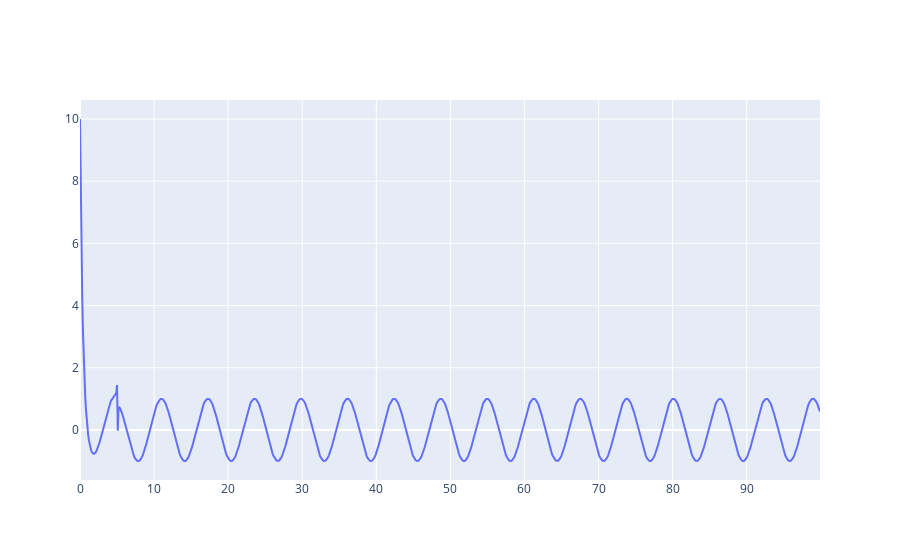

The cell this chart's notebook holds for it:
### Markdown cell above
### synchronization - order parameter

### Code cell
py.iplot([go.Scatter(x=timeline,y=stateB[:,0]/stateA[:,0])])

### Figure 1 — Plotly figure (JSON) as saved in the notebook; plotly's stock layout.template omitted (floating-point values rounded to 4 significant figures; data arrays with more than 128 entries replaced by an {"elided": "..."} marker saying what was removed)
{"data": [{"type": "scatter", "x": {"elided": "1000 float values"}, "y": {"elided": "1000 float values"}}], "layout": {}}
